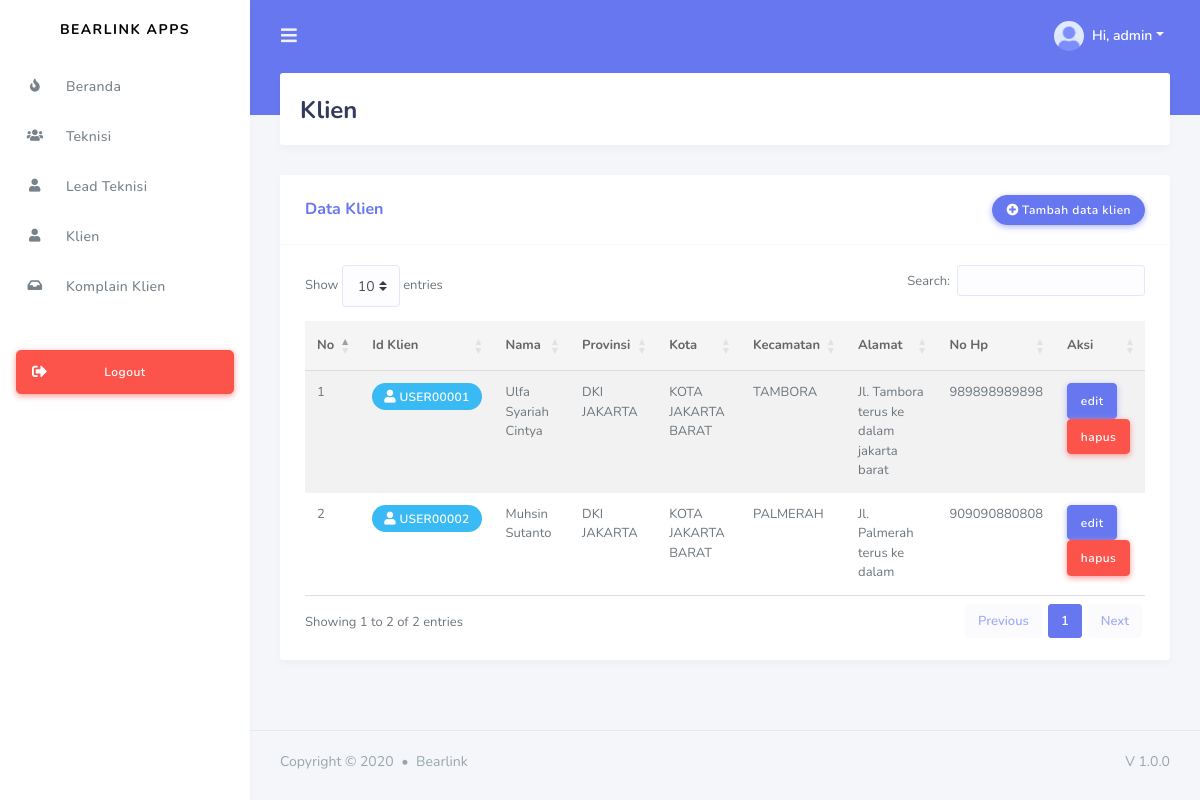
The app's page /index.php?page=client (signed in) with its own data.
### tables this page shows
CREATE TABLE `users` (
  `id` varchar(32) NOT NULL,
  `province_id` char(2) DEFAULT NULL,
  `regency_id` char(4) DEFAULT NULL,
  `district_id` char(7) DEFAULT NULL,
  `full_name` varchar(100) NOT NULL,
  `email` varchar(191) NOT NULL,
  `password` varchar(80) NOT NULL,
  `handphone` varchar(12) NOT NULL,
  `date_of_birth` date NOT NULL,
  `full_address` longtext NOT NULL,
  `lat` decimal(10,8) DEFAULT NULL,
  `lng` decimal(11,8) DEFAULT NULL,
  `created_at` timestamp NULL DEFAULT NULL,
  `updated_at` timestamp NULL DEFAULT NULL,
  `deleted_at` timestamp NULL DEFAULT NULL
);

CREATE TABLE `provinces` (
  `id` char(2) NOT NULL,
  `name` varchar(255) NOT NULL,
  `created_at` timestamp NULL DEFAULT NULL,
  `updated_at` timestamp NULL DEFAULT NULL,
  `deleted_at` timestamp NULL DEFAULT NULL
);

CREATE TABLE `regencies` (
  `id` char(4) NOT NULL,
  `province_id` char(2) NOT NULL,
  `name` varchar(255) NOT NULL,
  `created_at` timestamp NULL DEFAULT NULL,
  `updated_at` timestamp NULL DEFAULT NULL,
  `deleted_at` timestamp NULL DEFAULT NULL
);

CREATE TABLE `districts` (
  `id` char(7) NOT NULL,
  `regency_id` char(4) NOT NULL,
  `name` varchar(255) NOT NULL,
  `created_at` timestamp NULL DEFAULT NULL,
  `updated_at` timestamp NULL DEFAULT NULL,
  `deleted_at` timestamp NULL DEFAULT NULL
);

### service.php (called while the page is built, shortened)
<?php
    $role = $_SESSION['role'];
    $email = $_SESSION['email'];
    switch($role){
        case 1:
            $sql = mysqli_query($conn, "SELECT * from admin WHERE email='$email'");
            $auth = mysqli_fetch_array($sql);
        break;
    }
?>

### page/admin/client/client.php (the view, shortened to what this page needs)
<div class="main-content">
    <section class="section">
        <div class="section-header">
            <h1>Klien</h1>
        </div>
        <div class="row">
            <div class="col-lg-12 col-md-12 col-12 col-sm-12">
                <div class="card">
                    <div class="card-header">
                        <h4>Data Klien</h4>
                        <div class="card-header-action">
                            <a href="?page=clientadd" class="btn btn-primary btn-icon icon-left"><i class="fas fa-plus-circle"></i>Tambah data klien</a>
                        </div>
                    </div>
                    <div class="card-body">
                        <div class="table-responsive">
                            <table id="example" class="table table-striped">
                                <thead>
                                    <tr>
                                        <th>No</th>
                                        <th>Id Klien</th>
                                        <th>Nama</th>
                                        <th>Provinsi</th>
                                        <th>Kota</th>
                                        <th>Kecamatan</th>
                                        <th>Alamat</th>
                                        <th>No Hp</th>
                                        <th>Aksi</th>
                                    </tr>
                                </thead>
                                <tbody>
                                <?php
                                $no = 1;
                                $q = mysqli_query($conn, "SELECT users.id as id, users.handphone as handphone, users.full_name as full_name, provinces.name as provincy_name, regencies.name as regency_name, districts.name as district_name, users.full_address as address, users.handphone as handphone FROM users
                                                        JOIN provinces ON users.province_id=provinces.id
                                                        JOIN regencies ON users.regency_id=regencies.id
                                                        JOIN districts ON users.district_id=districts.id") or die (mysqli_error($conn));
                                while($data=mysqli_fetch_array($q)){
                                ?>
                                    <tr>
                                        <td><?= $no ?></td>
                                        <td>
                                            <div class="badge badge-info"><i class="fas fa-user"></i> <?= $data['id'] ?></div>
                                        </td>
                                        <td><?= $data['full_name'] ?></td>
                                        <td><?= $data['provincy_name'] ?></td>
                                        <td><?= $data['regency_name'] ?></td>
                                        <td><?= $data['district_name'] ?></td>
                                        <td><?= $data['address'] ?></td>
                                        <td><?= $data['handphone'] ?></td>
                                        <td>
                                            <a href="?page=clientedit&id=<?= $data['id'] ?>" class="btn btn-primary">edit</a>
                                            <a href="?page=clientdelete&id=<?= $data['id'] ?>" class="btn btn-danger">hapus</a>
                                        </td>
                                    </tr>
                                <?php $no++; } ?>
                            </table>
                        </div>
                    </div>
                </div>
            </div>
        </div>
    </section>
</div>
<footer class="main-footer">
    <div class="footer-left">
        Copyright &copy; 2020 <div class="bullet"></div> Bearlink
    </div>
    <div class="footer-right">
        V 1.0.0
    </div>
</footer>
</div>
</div>

### header.php (shortened to what this page needs)
<div class="navbar-bg"></div>
<nav class="navbar navbar-expand-lg main-navbar">
<form class="form-inline mr-auto">
    <ul class="navbar-nav mr-3">
    <li><a href="#" data-toggle="sidebar" class="nav-link nav-link-lg"><i class="fas fa-bars"></i></a></li>
    </ul>
</form>
<ul class="navbar-nav navbar-right">
    <li class="dropdown"><a href="#" data-toggle="dropdown" class="nav-link dropdown-toggle nav-link-lg nav-link-user">
    <img alt="image" src="assets/img/avatar/avatar-1.png" class="rounded-circle mr-1">
    <div class="d-sm-none d-lg-inline-block">Hi, <?= $auth['full_name'] ?></div></a>
    </li>
</ul>
</nav>

### records on screen
users: id "USER00001", full_name "Ulfa Syariah Cintya", province.name "DKI JAKARTA", regency.name "KOTA JAKARTA BARAT", district.name "TAMBORA", full_address "Jl. Tambora terus ke dalam jakarta barat", handphone "989898989898"
users: id "USER00002", full_name "Muhsin Sutanto", province.name "DKI JAKARTA", regency.name "KOTA JAKARTA BARAT", district.name "PALMERAH", full_address "Jl. Palmerah terus ke dalam", handphone "909090880808"

### other values on screen
$auth['full_name'] "admin"
